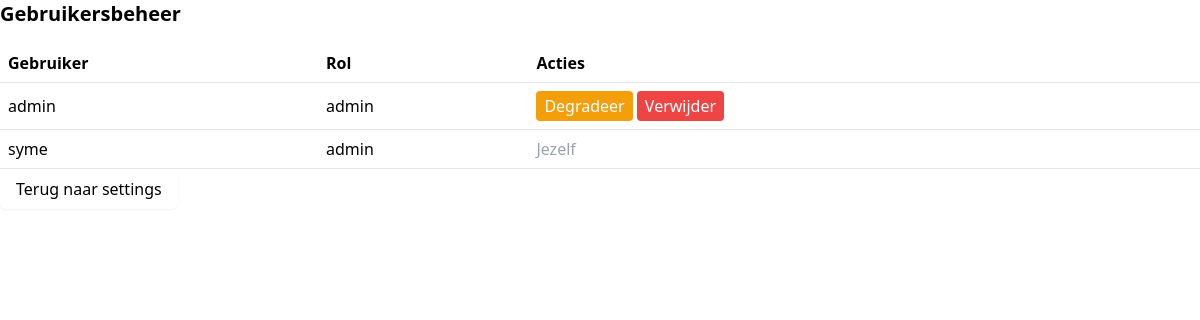
Page /manage_users (signed in) on the committed database.
### tables this page shows
CREATE TABLE users
                 (id INTEGER PRIMARY KEY AUTOINCREMENT,
                  username TEXT UNIQUE,
                  password TEXT,
                  role TEXT);

### app.py (the view, shortened to what this page needs)
@app.route('/manage_users', methods=['GET', 'POST'])
def manage_users():
    if not is_admin():  # Alleen admins mogen hier
        flash('Je hebt geen toegang tot deze pagina.', 'error')
        return redirect(url_for('index'))
    conn = get_db_connection()
    c = conn.cursor()
    c.execute('SELECT id, username, role FROM users')
    users = c.fetchall()
    conn.close()
    return render_template('manage_users.html', users=users)

### app.py (called while the page is built)
@app.context_processor
def inject_is_admin():
    return dict(is_admin=is_admin())

### models/database.py (called while the page is built)
def get_db_connection():
    conn = sqlite3.connect('books.db')
    conn.row_factory = sqlite3.Row
    return conn

### models/user.py (called while the page is built)
def is_admin():
    role = session.get('role')
    logger.debug(f"is_admin check - Session role: {role}")
    return role == 'admin'

### templates/manage_users.html (shortened to what this page needs)
<link href="https://cdn.jsdelivr.net/npm/tailwindcss@2.2.19/dist/tailwind.min.css" rel="stylesheet" />
<h2 class="text-xl font-bold mb-4">Gebruikersbeheer</h2>
<table class="w-full text-left border-collapse">
  <thead>
    <tr>
      <th class="border-b p-2">Gebruiker</th>
      <th class="border-b p-2">Rol</th>
      <th class="border-b p-2">Acties</th>
    </tr>
  </thead>
  <tbody>
    {% for user in users %}
    <tr class="border-b">
      <td class="p-2">{{ user[1] }}</td>
      <td class="p-2">{{ user[2] }}</td>
      <td class="p-2 space-x-2">
        {% if session.user_id != user[0] %}
        <form method="POST" class="inline">
          {% if user[2] == 'user' %}
            <button type="submit" name="action" value="make_admin" class="px-2 py-1 bg-green-500 text-white rounded">Maak admin</button>
          {% else %}
            <button type="submit" name="action" value="remove_admin" class="px-2 py-1 bg-yellow-500 text-white rounded">Degradeer</button>
          {% endif %}
          <button type="submit" name="action" value="delete" class="px-2 py-1 bg-red-500 text-white rounded">Verwijder</button>
        </form>
        {% else %}
          <span class="text-gray-400">Jezelf</span>
        {% endif %}
      </td>
    </tr>
    {% endfor %}
  </tbody>
</table>
        <div class="mb-4">
          <a href="{{ url_for('settings') }}"
             class="inline-flex items-center px-4 py-2 text-black font-medium rounded-md shadow-sm transition-colors duration-200"
             style="background-color: var(--primary-color);">
            Terug naar settings
          </a>
        </div>

### rows in the picture
users: username "admin", role "admin", shows "Degradeer"
users: username "syme", role "admin", shows "Jezelf"
